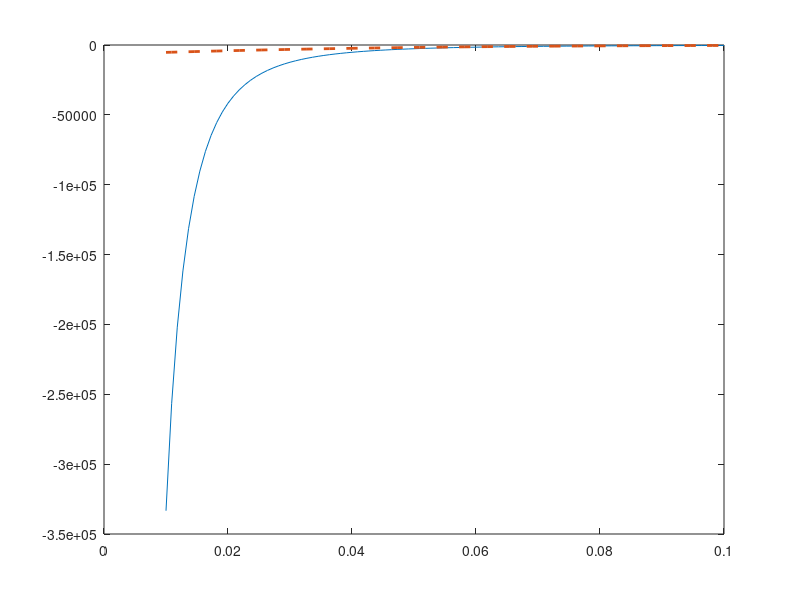

The MATLAB source for this figure: (Note: this script raises an error after producing the figure.)

clearvars;  clc;  addpath('/Users/bgreaney/Dropbox/Codes');

%--------------------------------------------------------------------------
% Set parameters and make grids
%--------------------------------------------------------------------------

gam = 4;

u = @(c) c.^(1-gam)/(1-gam);

cmin = 0.1;  

cmax = 30;

% Ci = cmin + (cmax-cmin)*linspace(0,1,100);          % Evenly spaced grid 

Ci = cmin + (cmax-cmin)*linspace(0,1,100).^3;     % Unevenly spaced grid 

% Xj = linspace(0.1, 30, 1000);                     % Interpolation tests

% Xj = linspace(30, 40, 100);                         % Extrapolation test 1

Xj = linspace(0.01, 0.1, 100);                      % Extrapolation test 2

%--------------------------------------------------------------------------
% Make cubic spline, compute max error, and plot u(Xj) vs g(Xj)
%--------------------------------------------------------------------------

pp = spline(Ci, u(Ci));

Gj = ppval(pp, Xj);

Fj = abs(u(Xj) - Gj);

fprintf('max error = %2.4g \n\n',max(Fj));

plot(Xj,u(Xj),Xj,Gj,'--','Linewidth',2);  
legend('u(xj)','g(xj)','Location','se','FontSize',12)

% saveas(gcf,'ps1_fig1.png')                      % Even cj, interpolation
% saveas(gcf,'ps1_fig2.png')                      % Uneven cj, interpolation
% saveas(gcf,'ps1_fig3.png')                      % Extrapolation 1
saveas(gcf,'ps1_fig4.png')                      % Extrapolation 2

%--------------------------------------------------------------------------
% Check whether g(Xj) is montonic, strictly concave, and < 0
%--------------------------------------------------------------------------

if min(diff(Gj)) <= 0
   disp('g(xj) is not monotonically increasing')
end

D1 = (Gj(2:end-1) - Gj(1:end-2)) ./ (Xj(2:end-1) - Xj(1:end-2));

D2 = (Gj(3:end) - Gj(2:end-1)) ./ (Xj(3:end) - Xj(2:end-1));

if min(D1 - D2) <= 0
   disp('g(xj) is not strictly concave')
end

if max(Gj) >= 0
   disp('g(xj) is not less than 0')
end
